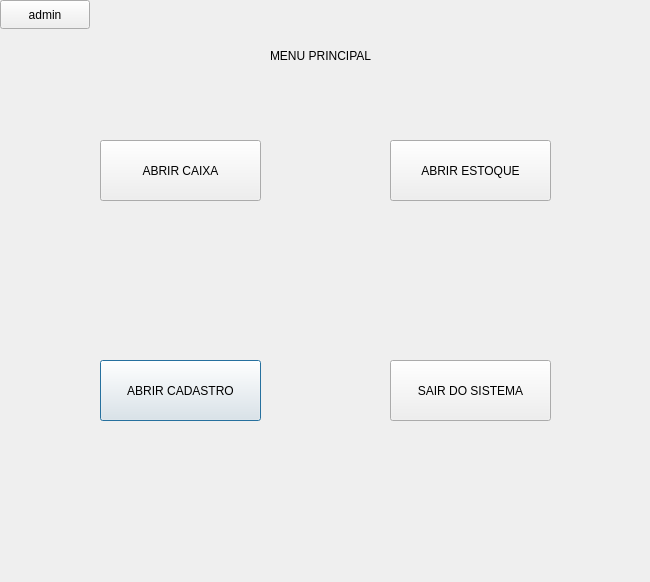
<?xml version="1.0" encoding="UTF-8"?>
<ui version="4.0">
 <class>MenuPrincipal</class>
 <widget class="QDialog" name="MenuPrincipal">
  <property name="geometry">
   <rect>
    <x>0</x>
    <y>0</y>
    <width>650</width>
    <height>582</height>
   </rect>
  </property>
  <property name="windowTitle">
   <string>Dialog</string>
  </property>
  <widget class="QLabel" name="label">
   <property name="geometry">
    <rect>
     <x>270</x>
     <y>20</y>
     <width>251</width>
     <height>71</height>
    </rect>
   </property>
   <property name="text">
    <string>MENU PRINCIPAL</string>
   </property>
  </widget>
  <widget class="QPushButton" name="pushButton_2">
   <property name="geometry">
    <rect>
     <x>100</x>
     <y>360</y>
     <width>161</width>
     <height>61</height>
    </rect>
   </property>
   <property name="text">
    <string>ABRIR CADASTRO</string>
   </property>
  </widget>
  <widget class="QPushButton" name="pushButton_3">
   <property name="geometry">
    <rect>
     <x>390</x>
     <y>360</y>
     <width>161</width>
     <height>61</height>
    </rect>
   </property>
   <property name="text">
    <string>SAIR DO SISTEMA</string>
   </property>
  </widget>
  <widget class="QPushButton" name="pushButton_4">
   <property name="geometry">
    <rect>
     <x>390</x>
     <y>140</y>
     <width>161</width>
     <height>61</height>
    </rect>
   </property>
   <property name="text">
    <string>ABRIR ESTOQUE</string>
   </property>
  </widget>
  <widget class="QPushButton" name="pushButton_5">
   <property name="geometry">
    <rect>
     <x>100</x>
     <y>140</y>
     <width>161</width>
     <height>61</height>
    </rect>
   </property>
   <property name="text">
    <string>ABRIR CAIXA</string>
   </property>
  </widget>
  <widget class="QPushButton" name="btnAdmin">
   <property name="geometry">
    <rect>
     <x>0</x>
     <y>0</y>
     <width>90</width>
     <height>29</height>
    </rect>
   </property>
   <property name="text">
    <string>admin</string>
   </property>
  </widget>
 </widget>
 <resources/>
 <connections/>
</ui>
